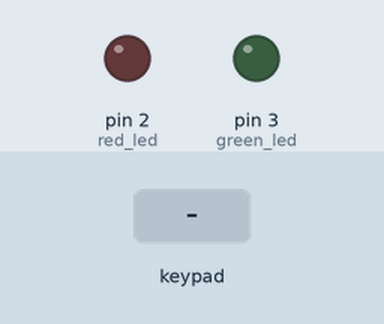
Bench run of a sketch on a simulated Arduino Uno, built with avr-gcc and run on an emulated ATmega328P. Parts: output pins drawn as LEDs (lit = HIGH). Dashed ring = blinking. The test bench sets the inputs (shaded band).

Above: at 1.2 s.
1.3 s: key '2' pressed
At 1.7 s:
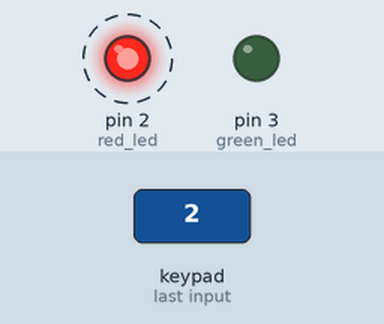
4.3 s: keypad keys 1 9 5 7 # pressed 0.4 s apart
At 6.8 s:
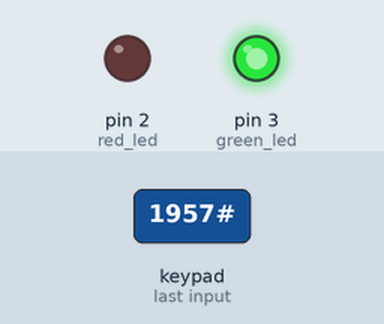
Timing chart, 0 to 12.5 s (numbered marks = the images above; inputs shaded):
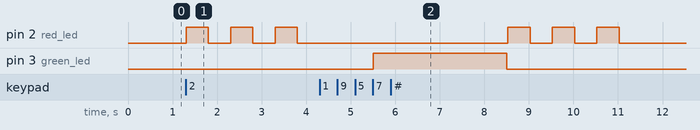

The sketch:

sketch_nov20a.ino
```cpp
#include <Keypad.h>

const byte ROWS = 4; // 4 строки
const byte COLS = 4; // 4 столбца

const int red_led = 2;
const int green_led = 3;

const String correct_password = "1957";

// Обозначение наименовании кнопок
char hexaKeys[ROWS][COLS] = {
  {'1','2','3','A'},
  {'4','5','6','B'},
  {'7','8','9','C'},
  {'*','0','#','D'}
};

byte rowPins[ROWS] = {9, 8, 7, 6}; // пины к строкам
byte colPins[COLS] = {10, 11, 12, 13}; // пины к столбцам

char password[4];
int counter = 0;


void access_granted(){
  digitalWrite(green_led, HIGH); delay(3000);
  digitalWrite(green_led, LOW);
}


void access_denied(){
  digitalWrite(red_led, HIGH); delay(500);
  digitalWrite(red_led, LOW); delay(500);
  digitalWrite(red_led, HIGH); delay(500);
  digitalWrite(red_led, LOW); delay(500);
  digitalWrite(red_led, HIGH); delay(500);
  digitalWrite(red_led, LOW); delay(500);
}
void check_password(){
  if (String(password[counter]) == String(correct_password[counter])){
  }
  else{
    counter = -1;
    memset(password, 0, sizeof(password));
    access_denied();
  }
}

Keypad customKeypad = Keypad( makeKeymap(hexaKeys), rowPins, colPins, ROWS, COLS);

void setup(){
  Serial.begin(9600);
  pinMode(red_led, OUTPUT);
  pinMode(green_led, OUTPUT);
}

void loop(){
  char customKey = customKeypad.getKey();
  if (customKey){
    password[counter] = customKey;
    check_password();
    counter++;
    if (counter > 3){
      counter = 0;
      memset(password, 0, sizeof(password));
      access_granted();
    }
  }
}
```

Measured:
- after the input at 1.3 s, pin 2 (red_led): alternates HIGH for 0.50 s and LOW for 0.50 s, starting at once
- after the input at 4.3 s, pin 2 (red_led): alternates HIGH for 0.50 s and LOW for 0.50 s, 6 changes in all, then stays LOW, starting after 4.2 s; pin 3 (green_led): LOW → HIGH after 1.2 s, → LOW 3.0 s later
